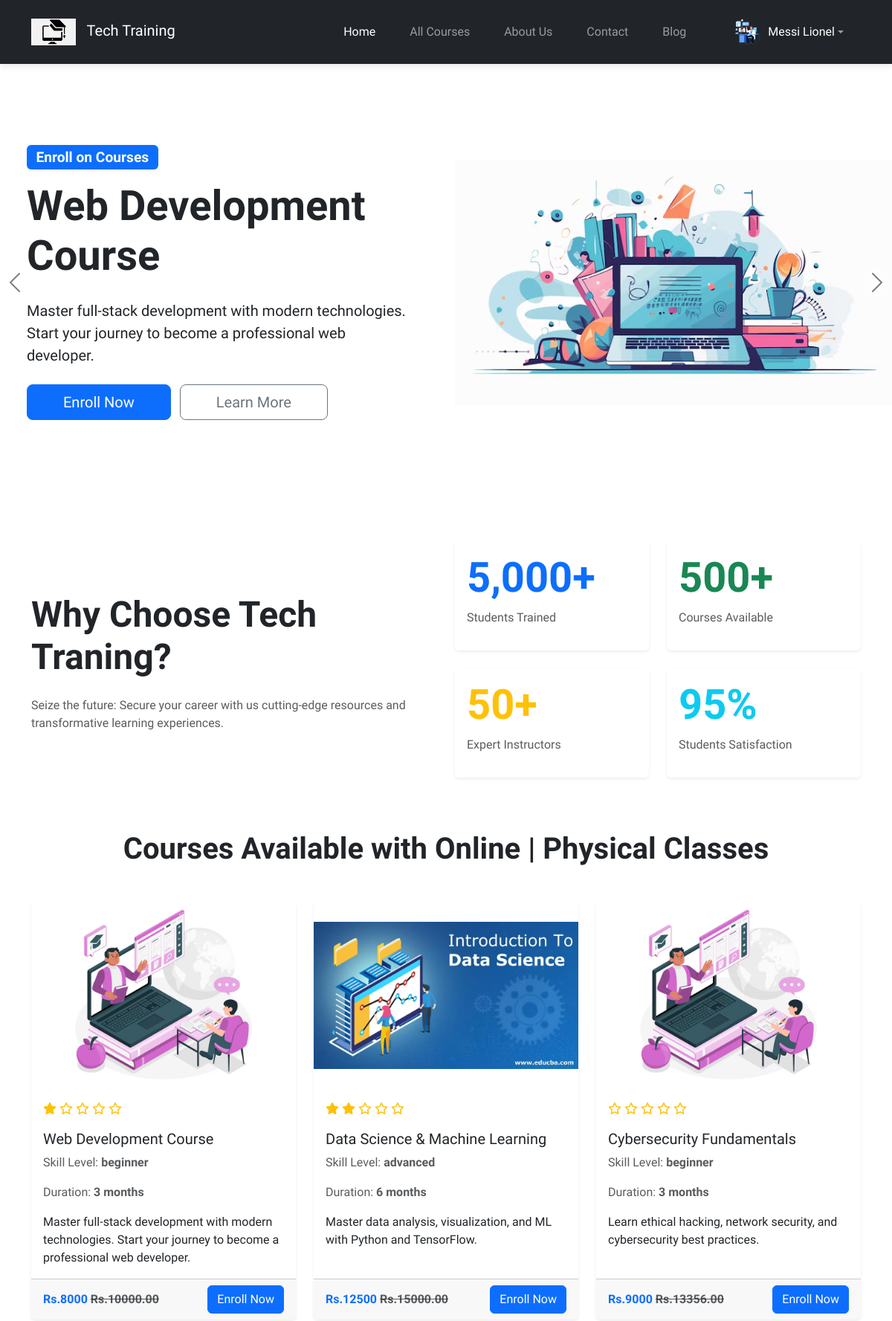
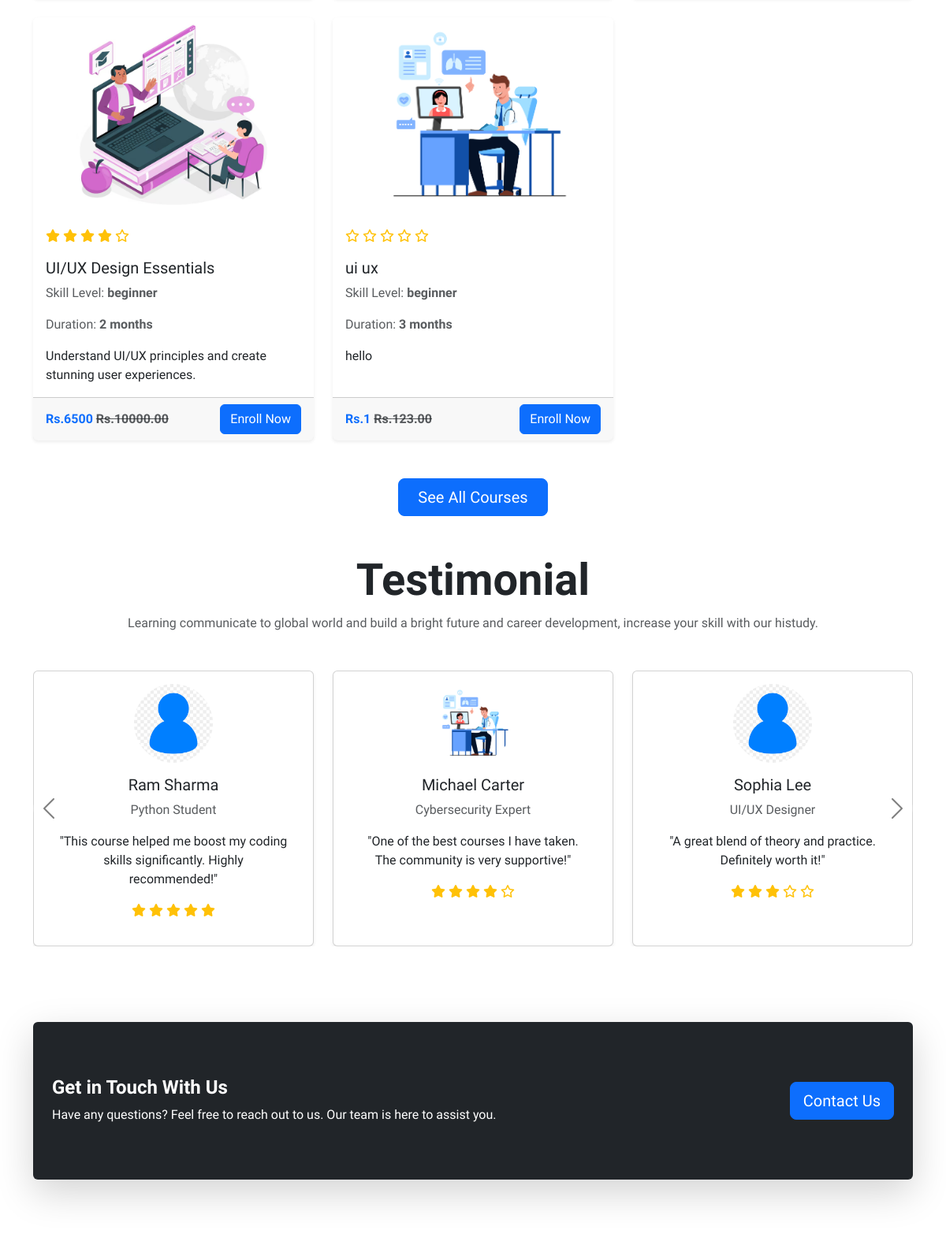
Screenshot of / (signed in, upper part) with the database file from the repository (2 pictures, top to bottom).
### main_page_app/models.py (models this page shows, shortened)
class CustomUser(AbstractUser):
    USER_TYPE = (
        ("student", "Student"),
        ("instructor", "Instructor"),
    )
    user_type = models.CharField(max_length=100, choices=USER_TYPE)
    user_profile_image = models.ImageField(upload_to="images/profile_images/")
    phone = models.CharField(max_length=15, blank=True, null=True)
    address = models.TextField(blank=True, null=True)
    bio = models.TextField(blank=True, null=True)

class Courses(models.Model):
    CATEGORY_CHOICES = [
        ("programming", "Programming"),
        ("web development", "Web Development"),
        ("data science & analytics", "Data Science & Analytics"),
        ("graphic designing", "Graphic Designing"),
    ]
    SKILL_LEVEL = [
        ("beginner", "Beginner"),
        ("intermediate", "Intermediate"),
        ("advanced", "Advanced"),
    ]
    title = models.CharField(max_length=200)
    category = models.CharField(max_length=100, choices=CATEGORY_CHOICES)
    skill_level = models.CharField(max_length=100, choices=SKILL_LEVEL)
    description = models.TextField()
    image = models.ImageField(upload_to="images/courses/", blank=True, null=True)
    price = models.DecimalField(max_digits=10, decimal_places=2)
    discount = models.PositiveIntegerField(default=0)
    instructor = models.ForeignKey(
        CustomUser,
        on_delete=models.CASCADE,
        limit_choices_to={"user_type": "instructor"},
        null=True
    )
    duration = models.CharField(
        max_length=50, help_text="in months"
    )  # duration like 3 months
    enrollment_deadline = models.DateField()
    prerequisites = models.TextField(
        blank=True, null=True
    )  # (e.g., "Basic understanding of programming").
    special_offers = models.ManyToManyField(SpecialOffers, blank=True)
    course_rating = models.DecimalField(max_digits=3, decimal_places=2, default=0.0)
    is_new = models.BooleanField(default=True)
    is_active = models.BooleanField(default=True)
    created_at = models.DateTimeField(auto_now_add=True)
    updated_at = models.DateTimeField(auto_now=True)

class Testimonial(models.Model):
    student_name = models.CharField(max_length=100)
    postion = models.CharField(max_length=100)
    testimonial = models.TextField()
    photo = models.ImageField(upload_to="images/testimonials/", null=True, blank=True)
    rating = models.DecimalField(
        max_digits=3, decimal_places=2, default=0.0
    )  # Max 5.0 rating
    is_active = models.BooleanField(default=True)

### main_page_app/views.py (the view)
# urls.py: path("", home, name="home"),
def home(request):
    courses = Courses.objects.filter(is_new=True, is_active=True).first()
    coursess = Courses.objects.all()[:6]
    offers = SpecialOffers.objects.filter(is_active=True)[:3]
    announcement = Announcement.objects.filter(is_active=True).first()
    testimonials = Testimonial.objects.all()
    context = {
        "courses": courses,
        "coursess": coursess,
        "offers": offers,
        "announcement": announcement,
        "testimonials": testimonials,
        "date": datetime.now().year,
    }
    return render(request, "mainpage_html/home.html", context)

### main_page_app/templates/mainpage_html/home.html (shortened to what this page needs)
{% extends 'base.html' %}
 {% block content %}
 {% load static %}
<div id="carouselExampleCaptions" class="carousel slide"  data-bs-ride="carousel">
    <div class="carousel-inner">
      <div class="carousel-item active" data-bs-interval="10000">
        <div class="row align-items-center" style="min-height: 600px;">
          <div class="col-md-6 p-5">
            <div class="badge bg-primary mb-3" style="font-size: 1.2rem;">Enroll on Courses</div>
            {% if courses %}
            <h1 class="display-4 fw-bold mb-4">{{courses.title}}</h1>
            <p class="lead mb-4">{{courses.description}}</p>
            {% endif %}
            <div class="d-grid gap-3 d-md-block">
              <a href="#"><button class="btn btn-primary btn-lg px-5 me-md-2">Enroll Now</button></a>
              <a href="{% url 'courses' %}"><button class="btn btn-outline-secondary btn-lg px-5">Learn More</button></a>
            </div>
          </div>
          <div class="col-md-6 d-block">
            <img src="{% static 'images/image.png' %}" class="d-none d-md-block w-100 h-100" style="object-fit: cover;" alt="Web Development">
          </div>
        </div>
      </div>
    </div>
  <button class="carousel-control-prev" type="button" data-bs-target="#carouselExampleCaptions" data-bs-slide="prev">
    <span class="carousel-control-prev-icon" aria-hidden="true"></span>
  </button>
  <button class="carousel-control-next" type="button" data-bs-target="#carouselExampleCaptions" data-bs-slide="next">
    <span class="carousel-control-next-icon" aria-hidden="true"></span>
  </button>
</div>
  <div class="container my-5">
    <div class="row align-item-center">
      <div class="col-md-6 d-flex flex-column justify-content-center" data-aos="fade-down"  data-aos-duration="1000">
        <h1 class="display-5 fw-bold mb-4">Why Choose Tech Traning?</h1>
        <p class="text-muted">Seize the future: Secure your career with us cutting-edge resources and transformative learning experiences.</p>
      </div>
      <div class="col-md-6" data-aos="fade-down"  data-aos-duration="1000">
        <div class="row">
          <div class="col-md-6 mb-4">
            <div class="card shadow-sm border-0">
              <div class="card-body">
                <h1 class="display-4 fw-bold text-primary">5,000+</h1>
                <p class="text-muted">Students Trained</p>
              </div>
            </div>
          </div>
          <div class="col-md-6 mb-4">
            <div class="card shadow-sm border-0">
              <div class="card-body">
                <h1 class="display-4 fw-bold text-success">500+</h1>
                <p class="text-muted">Courses Available</p>
              </div>
            </div>
          </div>
          <div class="col-md-6 mb-4">
            <div class="card shadow-sm border-0">
              <div class="card-body">
                <h1 class="display-4 fw-bold text-warning">50+</h1>
                <p class="text-muted">Expert Instructors</p>
              </div>
            </div>
          </div>
          <div class="col-md-6 mb-4">
            <div class="card shadow-sm border-0">
              <div class="card-body">
                <h1 class="display-4 fw-bold text-info">95%</h1>
                <p class="text-muted">Students Satisfaction</p>
              </div>
            </div>
          </div>
        </div>
      </div>
    </div>
  </div>
  <h1 class="fw-bold text-center mt-5" data-aos="fade-down"  data-aos-duration="1000">Courses Available with Online | Physical Classes</h1>
  <div class="container my-5">
    <div class="row row-cols-1 row-cols-md-2 row-cols-lg-3 g-4"  data-aos="fade-down"  data-aos-duration="1000" >
      {% for courses in coursess %}
      <div class="col-md-4">
        <div class="card h-100 shadow-sm border-0 hover-scale">
          <img src=" {% if courses.image %} {{courses.image.url}} {% else %} {% static 'images/default.png' %}
          {% endif %}" class="card-img-top img-fluid" alt="Course Image" style="height: 250px; object-fit: contain;">
          <div class="card-body">
             <div class="mb-3">
              <div class="d-flex align-items-center">
                <span class="text-warning">
                  {% for _ in "12345" %}
                    {% if forloop.counter <= courses.course_rating %}
                      <i class="fas fa-star"></i>
                    {% else %}
                      <i class="far fa-star"></i>
                    {% endif %}
                  {% endfor %}
                </span>
              </div>
            </div>
            <h5 class="card-title">{{courses.title}}</h5>
            <p class="text-muted">Skill Level: <span class="fw-bold">{{courses.skill_level}}</span></p>
            <p class="text-muted">Duration: <span class="fw-bold">{{courses.duration}} months</span></p>
            <p class="card-text">{{courses.description}}</p>
          </div>
          <div class="card-footer d-flex justify-content-between align-items-center">
            <span class="text-primary fw-bold">Rs.{{courses.discount}} <del class="text-muted">Rs.{{courses.price}}</del></span>
            <button class="btn btn-primary">Enroll Now</button>
          </div>
        </div>
      </div>
      {% endfor %}
    </div>
  </div>
  <div class="text-center mt-4">
    <a href="{% url 'courses' %}" class="btn btn-primary btn-lg px-4">See All Courses</a>
  </div>
<div class="container my-5 mt-5" data-aos="fade-down"  data-aos-duration="1000">
  <h2 class="text-center display-4 fw-bold mt-5">Testimonial</h2>
  <p class="text-muted text-center mb-5">Learning communicate to global world and build a bright future and career development, increase your skill with our histudy.</p>
  <div id="testimonialCarousel" class="carousel slide" data-bs-ride="carousel">
    <div class="carousel-inner">
      {% for testimonial in testimonials|slice:":3" %}
      <div class="carousel-item {% if forloop.first %}active{% endif %}">
        <div class="row row-cols-1 row-cols-md-3 g-4">
          {% for testimonial in testimonials %}
          <div class="col">
            <div class="card h-100 shadow-sm text-center p-3">
              <img src="{% if testimonial.photo %}{{ testimonial.photo.url }}{% else %}{% static 'images/default-user.png' %}{% endif %}" class="rounded-circle mx-auto" alt="{{ testimonial.student_name }}" width="100" height="100">
              <div class="card-body">
                <h5 class="card-title">{{ testimonial.student_name }}</h5>
                <p class="text-muted">{{ testimonial.postion }}</p>
                <p class="card-text">"{{ testimonial.testimonial }}"</p>
                <div class="text-warning">
                  {% for _ in "12345" %}
                    {% if forloop.counter <= testimonial.rating %}
                      <i class="fas fa-star"></i>
                    {% else %}
                      <i class="far fa-star"></i>
                    {% endif %}
                  {% endfor %}
                </div>
              </div>
            </div>
          </div>
          {% if forloop.counter|divisibleby:3 and not forloop.last %}
        </div>
      </div>
          {% endif %}
          {% endfor %}
      {% endfor %}
    </div>
    <button class="carousel-control-prev" type="button" data-bs-target="#testimonialCarousel" data-bs-slide="prev">
      <span class="carousel-control-prev-icon" aria-hidden="true"></span>
    </button>
    <button class="carousel-control-next" type="button" data-bs-target="#testimonialCarousel" data-bs-slide="next">
      <span class="carousel-control-next-icon" aria-hidden="true"></span>
    </button>
  </div>
</div>
 <div class="container my-5 d-flex justify-content-center mt-5"  data-aos="fade-down"  data-aos-duration="1000">
  <div class="card shadow-lg border-0 w-100 p-4 bg-dark d-flex flex-row align-items-center rounded mt-5" style="min-height: 200px;">
    <div class="flex-grow-1">
      <h4 class="fw-bold text-white">Get in Touch With Us</h4>
      <p class="text-white mb-0">Have any questions? Feel free to reach out to us. Our team is here to assist you.</p>
    </div>
    <a href="{% url 'contact' %}" class="btn btn-primary btn-lg">Contact Us</a>
  </div>
</div>
{% endblock %}

### main_page_app/templates/base.html (shortened to what this page needs)
{% load static %}
<!DOCTYPE html>
<html lang="en">
  <head>
    <link
      href="https://cdn.jsdelivr.net/npm/bootstrap@5.3.0/dist/css/bootstrap.min.css"
      rel="stylesheet"
    />
    <link rel="stylesheet" href="https://cdn.jsdelivr.net/npm/alertifyjs@1.14.0/build/css/alertify.min.css">
    <link rel="stylesheet" href="https://cdn.jsdelivr.net/npm/alertifyjs@1.14.0/build/css/themes/default.min.css">
    <link
      rel="stylesheet"
      href="https://cdn.jsdelivr.net/npm/bootstrap-icons@1.7.2/font/bootstrap-icons.css"
    />
    <link href="https://cdnjs.cloudflare.com/ajax/libs/font-awesome/6.0.0-beta3/css/all.min.css" rel="stylesheet">
    <link rel="stylesheet" href="{% static 'css/styles.css' %}" />
    <link rel="stylesheet" href="{% static 'css/aos.css' %}" />
  </head>
  <body>
    <nav class="navbar navbar-expand-lg navbar-dark bg-dark fixed-top">
      <div class="container">
        <a class="navbar-brand" href="{% url 'home' %}">
          <img
            src="{% static 'images/logo.png' %}"
            alt="Logo"
            width="60"
            class="d-inline-block align-text-left"
          />
          Tech Training
        </a>
        <div class="collapse navbar-collapse" id="navbarNav">
          <ul class="navbar-nav ms-auto align-items-center">
            <li class="nav-item">
              <a class="nav-link {% if request.path == '/' %}active{% endif %}" aria-current="page" href="{% url 'home' %}"
                >Home</a
              >
            </li>
            <li class="nav-item">
              <a class="nav-link {% if request.path == '/courses' %}active{% endif %}" href="{% url 'courses' %}">All Courses</a>
            </li>
            <li class="nav-item">
              <a class="nav-link {% if request.path == '/about_us' %}active{% endif %}" href="{% url 'aboutus' %}">About Us</a>
            </li>
            <li class="nav-item">
              <a class="nav-link {% if request.path == '/contact' %}active{% endif %}" href="{% url 'contact' %}">Contact</a>
            </li>
            <li class="nav-item">
              <a class="nav-link {% if request.path == '/blogs' %}active{% endif %}" href="{% url 'blog_list' %}">Blog</a>
            </li>
            {% if user.is_authenticated %}
            <li class="nav-item dropdown ms-3">
                <a class="nav-link dropdown-toggle d-flex align-items-center" href="#" id="userDropdown" role="button" data-bs-toggle="dropdown" aria-expanded="false">
                    <img src="{% if user.user_profile_image %}{{ user.user_profile_image.url }}{% else %}{% static 'images/default-user.png' %}{% endif %}"
                         alt="Profile Image"
                         class="rounded-circle"
                         style="width: 40px; height: 40px; object-fit: cover;">
                    <span class="ms-2 text-white">{{ user.first_name }} {{ user.last_name }}</span>
                </a>
            </li>
            {% endif %}
          </ul>
        </div>
      </div>
    </nav>
    {% block content %}{% endblock %}
  </body>
</html>

### main_page_app/static/css/styles.css (style rules this page uses)
body { padding-top: 80px; font-family: var(--font-base), sans-serif; }
.navbar { padding: 15px 0; box-shadow: 0 2px 10px rgba(0, 0, 0, 0.1); }
.navbar-brand img { margin-right: 10px; }
.nav-link { margin: 0 15px; font-weight: 500; transition: all 0.3s ease; }
:root { --font-base: "Bai Jamjuree"; }
.carousel-control-prev-icon, .carousel-control-next-icon { filter: invert(1); }
.carousel-control-prev, .carousel-control-next { background-color: rgba(255, 255, 255, 0.5); width: 40px; height: 40px; border-radius: 50%; top: 50%; transform: translateY(-50%); }
.card { transition: transform 0.3s ease, box-shadow 0.3s ease; }

### rows the page displays
CustomUser: user_profile_image (picture), first_name "Messi", last_name "Lionel"
Courses: title "Web Development Course", description "Master full-stack development with modern technologies. Start your journey to become a professional web developer.", course_rating 1 (drawn), skill_level "beginner", duration "3", discount "8000", price "10000.00"
Courses: image (picture), course_rating 2 (drawn), title "Data Science & Machine Learning", skill_level "advanced", duration "6", description "Master data analysis, visualization, and ML with Python and TensorFlow.", discount "12500", price "15000.00"
Courses: course_rating 0 (drawn), title "Cybersecurity Fundamentals", skill_level "beginner", duration "3", description "Learn ethical hacking, network security, and cybersecurity best practices.", discount "9000", price "13356.00"
Courses: course_rating 4 (drawn), title "UI/UX Design Essentials", skill_level "beginner", duration "2", description "Understand UI/UX principles and create stunning user experiences.", discount "6500", price "10000.00"
Courses: image (picture), course_rating 0 (drawn), title "ui ux", skill_level "beginner", duration "3", description "hello", discount "1", price "123.00"
Testimonial: student_name "Ram Sharma", postion "Python Student", testimonial "This course helped me boost my coding skills significantly. Highly recommended!", rating 5 (drawn)
Testimonial: photo (picture), student_name "Michael Carter", postion "Cybersecurity Expert", testimonial "One of the best courses I have taken. The community is very supportive!", rating 4.5 (drawn)
Testimonial: student_name "Sophia Lee", postion "UI/UX Designer", testimonial "A great blend of theory and practice. Definitely worth it!", rating 3.5 (drawn)
